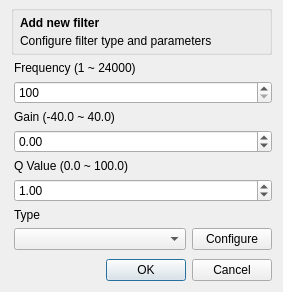
<?xml version="1.0" encoding="UTF-8"?>
<ui version="4.0">
 <class>addpoint</class>
 <widget class="QDialog" name="addpoint">
  <property name="geometry">
   <rect>
    <x>0</x>
    <y>0</y>
    <width>283</width>
    <height>292</height>
   </rect>
  </property>
  <property name="windowTitle">
   <string>Add new filter</string>
  </property>
  <property name="windowIcon">
   <iconset resource="../../res/ddceditor_resources.qrc">
    <normaloff>:/img/icon.png</normaloff>:/img/icon.png</iconset>
  </property>
  <property name="modal">
   <bool>true</bool>
  </property>
  <layout class="QVBoxLayout" name="verticalLayout_3">
   <property name="topMargin">
    <number>5</number>
   </property>
   <item>
    <widget class="QGroupBox" name="groupBox">
     <property name="minimumSize">
      <size>
       <width>0</width>
       <height>50</height>
      </size>
     </property>
     <property name="title">
      <string/>
     </property>
     <property name="flat">
      <bool>false</bool>
     </property>
     <layout class="QVBoxLayout" name="verticalLayout_2" stretch="0">
      <property name="spacing">
       <number>9</number>
      </property>
      <property name="leftMargin">
       <number>6</number>
      </property>
      <property name="topMargin">
       <number>3</number>
      </property>
      <property name="rightMargin">
       <number>6</number>
      </property>
      <property name="bottomMargin">
       <number>3</number>
      </property>
      <item>
       <layout class="QVBoxLayout" name="verticalLayout">
        <property name="spacing">
         <number>0</number>
        </property>
        <item>
         <widget class="QLabel" name="label_5">
          <property name="font">
           <font>
            <weight>75</weight>
            <bold>true</bold>
           </font>
          </property>
          <property name="text">
           <string>Add new filter</string>
          </property>
         </widget>
        </item>
        <item>
         <widget class="QLabel" name="label_6">
          <property name="text">
           <string>Configure filter type and parameters</string>
          </property>
         </widget>
        </item>
       </layout>
      </item>
     </layout>
    </widget>
   </item>
   <item>
    <layout class="QVBoxLayout" name="verticalLayout_4">
     <property name="leftMargin">
      <number>3</number>
     </property>
     <property name="topMargin">
      <number>0</number>
     </property>
     <property name="rightMargin">
      <number>0</number>
     </property>
     <item>
      <widget class="QLabel" name="label">
       <property name="text">
        <string>Frequency (1 ~ 24000)</string>
       </property>
      </widget>
     </item>
     <item>
      <widget class="QSpinBox" name="freq">
       <property name="minimum">
        <number>100</number>
       </property>
       <property name="maximum">
        <number>24000</number>
       </property>
       <property name="singleStep">
        <number>10</number>
       </property>
      </widget>
     </item>
     <item>
      <widget class="QLabel" name="label_3">
       <property name="text">
        <string>Gain (-40.0 ~ 40.0)</string>
       </property>
      </widget>
     </item>
     <item>
      <widget class="QDoubleSpinBox" name="gain">
       <property name="minimum">
        <double>-40.000000000000000</double>
       </property>
       <property name="maximum">
        <double>40.000000000000000</double>
       </property>
       <property name="singleStep">
        <double>0.200000000000000</double>
       </property>
      </widget>
     </item>
     <item>
      <widget class="QLabel" name="label_2">
       <property name="text">
        <string>Q Value (0.0 ~ 100.0)</string>
       </property>
      </widget>
     </item>
     <item>
      <widget class="QDoubleSpinBox" name="bw">
       <property name="maximum">
        <double>100.000000000000000</double>
       </property>
       <property name="singleStep">
        <double>0.200000000000000</double>
       </property>
       <property name="value">
        <double>1.000000000000000</double>
       </property>
      </widget>
     </item>
     <item>
      <widget class="QLabel" name="label_4">
       <property name="text">
        <string>Type</string>
       </property>
      </widget>
     </item>
     <item>
      <layout class="QHBoxLayout" name="horizontalLayout" stretch="5,1">
       <property name="topMargin">
        <number>0</number>
       </property>
       <item>
        <widget class="QComboBox" name="ftype"/>
       </item>
       <item>
        <widget class="QPushButton" name="custom_configure">
         <property name="text">
          <string>Configure</string>
         </property>
        </widget>
       </item>
      </layout>
     </item>
    </layout>
   </item>
   <item>
    <spacer name="verticalSpacer">
     <property name="orientation">
      <enum>Qt::Vertical</enum>
     </property>
     <property name="sizeHint" stdset="0">
      <size>
       <width>20</width>
       <height>40</height>
      </size>
     </property>
    </spacer>
   </item>
   <item>
    <widget class="QDialogButtonBox" name="buttonBox">
     <property name="orientation">
      <enum>Qt::Horizontal</enum>
     </property>
     <property name="standardButtons">
      <set>QDialogButtonBox::Cancel|QDialogButtonBox::Ok</set>
     </property>
    </widget>
   </item>
  </layout>
 </widget>
 <tabstops>
  <tabstop>ftype</tabstop>
  <tabstop>custom_configure</tabstop>
 </tabstops>
 <resources>
  <include location="../../res/ddceditor_resources.qrc"/>
 </resources>
 <connections>
  <connection>
   <sender>buttonBox</sender>
   <signal>accepted()</signal>
   <receiver>addpoint</receiver>
   <slot>accept()</slot>
   <hints>
    <hint type="sourcelabel">
     <x>248</x>
     <y>254</y>
    </hint>
    <hint type="destinationlabel">
     <x>157</x>
     <y>274</y>
    </hint>
   </hints>
  </connection>
  <connection>
   <sender>buttonBox</sender>
   <signal>rejected()</signal>
   <receiver>addpoint</receiver>
   <slot>reject()</slot>
   <hints>
    <hint type="sourcelabel">
     <x>316</x>
     <y>260</y>
    </hint>
    <hint type="destinationlabel">
     <x>286</x>
     <y>274</y>
    </hint>
   </hints>
  </connection>
 </connections>
</ui>
